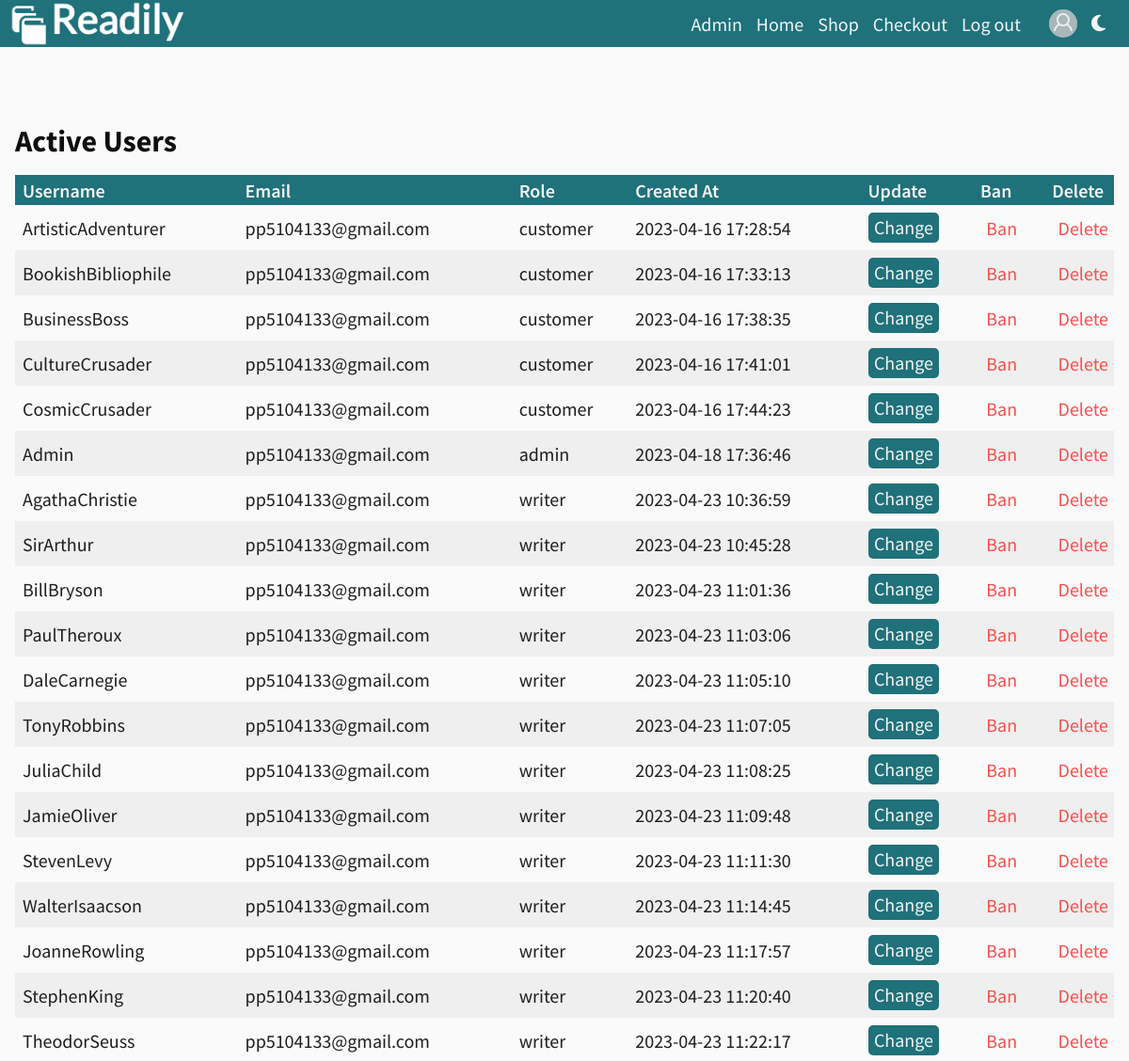
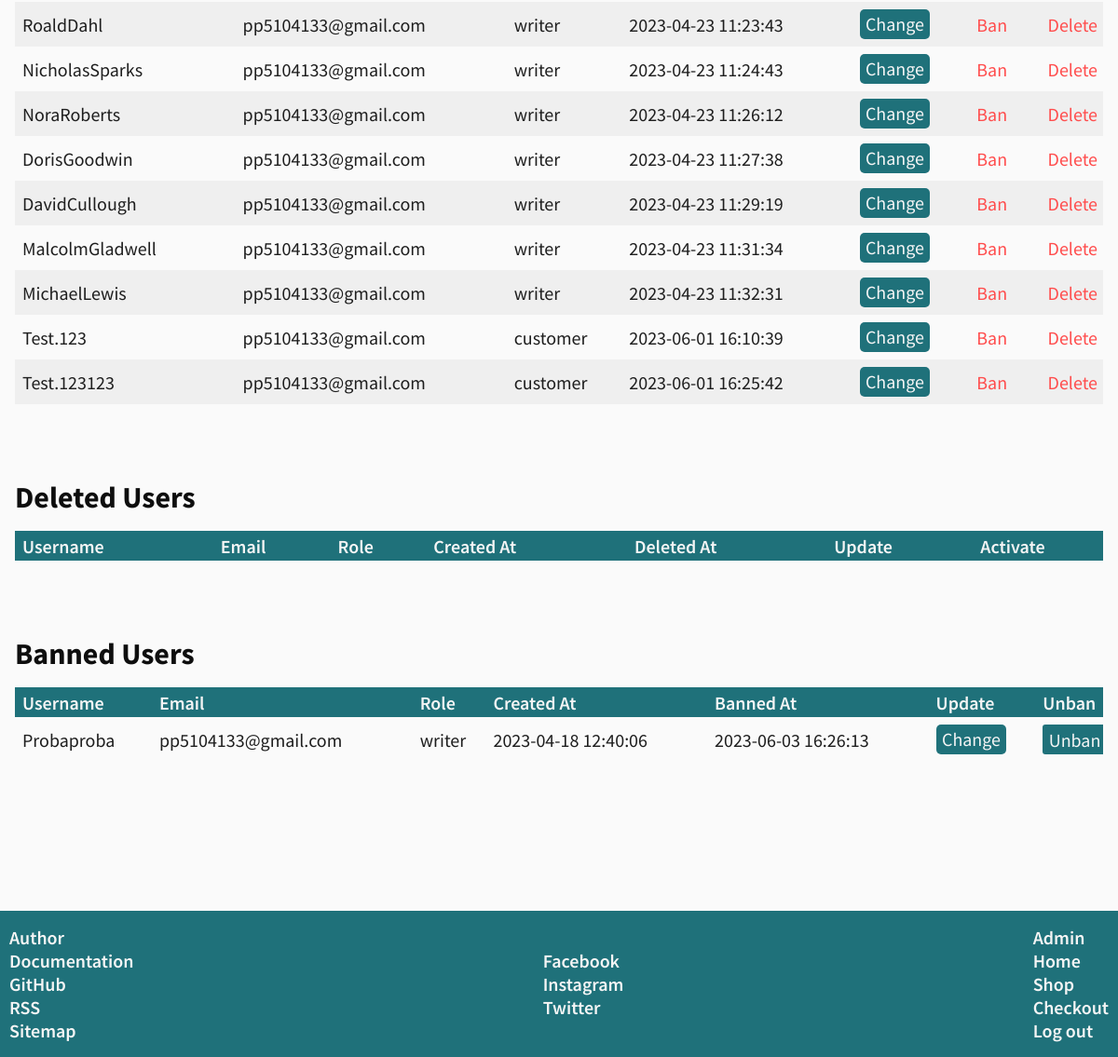
The app's page /index.php?page=admin-users (signed in) with its own data (2 pictures, top to bottom).
### tables this page shows
CREATE TABLE `link` (
  `id` int(2) NOT NULL,
  `name` varchar(20) NOT NULL,
  `href` varchar(50) NOT NULL,
  `appearance` int(2) NOT NULL,
  `id_target` int(2) NOT NULL,
  `id_link_type` int(2) NOT NULL
);

CREATE TABLE `user` (
  `id` int(10) NOT NULL,
  `first_name` varchar(50) NOT NULL,
  `last_name` varchar(50) NOT NULL,
  `username` varchar(50) NOT NULL,
  `email` varchar(50) NOT NULL,
  `password` varchar(50) NOT NULL,
  `phone` varchar(20) NOT NULL,
  `status` tinyint(1) NOT NULL DEFAULT 0,
  `token` varchar(50) NOT NULL,
  `is_active` tinyint(1) NOT NULL DEFAULT 1,
  `is_banned` tinyint(1) NOT NULL DEFAULT 0,
  `banned_at` timestamp NULL DEFAULT NULL,
  `created_at` timestamp NOT NULL DEFAULT current_timestamp(),
  `updated_at` timestamp NULL DEFAULT NULL,
  `deleted_at` timestamp NULL DEFAULT NULL,
  `address_id` int(3) DEFAULT NULL,
  `role_id` int(2) NOT NULL
);

CREATE TABLE `role` (
  `id` int(2) NOT NULL,
  `name` varchar(15) NOT NULL,
  `created_at` timestamp NOT NULL DEFAULT current_timestamp()
);

### models/header/functions.php (called while the page is built)
<?php
require_once "config/connection.php";
function headerLinks($userRole){
    global $conn;
    $query = "SELECT l.name, l.href FROM link as l
    INNER JOIN link_position as lp ON lp.link_id = l.id
    INNER JOIN position as p ON p.id = lp.position_id
    INNER JOIN link_role as lr ON lr.link_id = l.id
    INNER JOIN role as r ON r.id = lr.role_id
    WHERE p.name = 'header' AND r.name = :role
    ORDER BY l.appearance ASC";
    $statement = $conn->prepare($query);
    $statement->bindParam(":role",$userRole);
    $statement->execute();
    $links = $statement->fetchAll();
    return $links;
}
?>

### models/user/functions.php (called while the page is built, shortened)
<?php
function selectAllUsers(){
    global $conn;
    $query = 'SELECT user.id AS id, user.username AS username, user.email AS email, user.created_at AS created_at,
    user.deleted_at AS deleted_at, user.banned_at AS banned_at, user.is_active AS is_active, user.is_banned AS is_banned,
    role.name AS name
    FROM user JOIN role ON role.id = user.role_id';
    $statement = $conn->prepare($query);
    $statement->execute();
    $allUsers = $statement->fetchAll();
    $activeUsers = array();
    $deletedUsers = array();
    $bannedUsers = array();
    foreach ($allUsers as $user) {
        if ($user['is_active'] == 1) {
            $activeUsers[] = $user;
        } elseif ($user['is_active'] == 0 && $user['is_banned'] == 0) {
            $deletedUsers[] = $user;
        } elseif ($user['is_banned'] == 1) {
            $bannedUsers[] = $user;
        }
    }
    $userTable = new stdClass();
    $userTable->activeUsers = $activeUsers;
    $userTable->deletedUsers = $deletedUsers;
    $userTable->bannedUsers = $bannedUsers;
    return $userTable;
}
?>

### models/footer/functions.php (called while the page is built)
<?php
function allLinks($userRole){
    global $conn;
    $query = "SELECT l.name, l.href, lt.name AS 'target', ltype.name AS 'type', l.appearance FROM link as l
    INNER JOIN link_position as lp ON lp.link_id = l.id
    INNER JOIN position as p ON p.id = lp.position_id
    INNER JOIN link_role as lr ON lr.link_id = l.id
    INNER JOIN role as r ON r.id = lr.role_id
    INNER JOIN link_target as lt ON l.id_target = lt.id
    INNER JOIN link_type as ltype ON ltype.id = l.id_link_type
    WHERE p.name = 'footer' AND r.name = :role
    ORDER BY l.appearance ASC;";
    $statement = $conn->prepare($query);
    $statement->bindParam(":role",$userRole);
    $statement->execute();
    $links = $statement->fetchAll();
    $documentsLinks = array();
    $pageLinks = array();
    $socialMediaLinks = array();
    foreach($links as $link){
        if($link['type'] == 'document'){
            $documentsLinks[] = $link;
        }else if($link['type'] == 'link'){
            $pageLinks[] = $link;
        }else if($link['type'] == 'social media'){
            $socialMediaLinks[] = $link;
        }
    }
    $allLinks = new stdClass();
    $allLinks->documentsLinks = $documentsLinks;
    $allLinks->pageLinks = $pageLinks;
    $allLinks->socialMediaLinks = $socialMediaLinks;
    return $allLinks;
}
?>

### views/pages/admin-users.php (the view, shortened to what this page needs)
<?php
    require_once "models/global/functions.php";
    require_once "models/user/functions.php";
    try{
        $userTable = selectAllUsers();
    }catch(PDOException $ex){
        http_response_code(500);
        $errorMessageArray[] = 'Server error: ' . $ex->getMessage();
        echo json_encode($errorMessageArray);
    }
?>
</head>
<body>
<section id="admin-users-section" class="wrapper">
    <h2>Active Users</h2>
    <div class="table-container">
        <table id="table-active-users">
            <thead>
                <tr>
                    <th>Username</th>
                    <th>Email</th>
                    <th>Role</th>
                    <th>Created At</th>
                    <th>Update</th>
                    <th>Ban</th>
                    <th>Delete</th>
                </tr>
            </thead>
            <tbody>
                <?php foreach ($userTable->activeUsers as $user): ?>
                    <tr>
                        <td><?php echo $user['username']; ?></td>
                        <td><?php echo $user['email']; ?></td>
                        <td><?php echo $user['name']; ?></td>
                        <td><?php echo $user['created_at']; ?></td>
                        <td><a class="safe-option" href="index.php?page=user-profile&selected-user=<?=$user['id']?>">Change</a></td>
                        <td>
                            <form method="post" name="delivery-form" >
                                <input  class="danger-option ban-user" type="button" value="Ban">
                            </form>
                        </td>
                        <td>
                            <form method="post" name="delivery-form" >
                                <input class="danger-option delete-user" type="button" value="Delete">
                            </form>
                        </td>
                    </tr>
                <?php endforeach; ?>
            </tbody>
        </table>
    </div>
    <h2>Deleted Users</h2>
    <div class="table-container">
        <table id="table-deleted-users">
            <thead>
                <tr>
                    <th>Username</th>
                    <th>Email</th>
                    <th>Role</th>
                    <th>Created At</th>
                    <th>Deleted At</th>
                    <th>Update</th>
                    <th>Activate</th>
                </tr>
            </thead>
        </table>
    </div>
    <h2>Banned Users</h2>
    <div class="table-container">
        <table id="table-banned-users">
            <thead>
                <tr>
                    <th>Username</th>
                    <th>Email</th>
                    <th>Role</th>
                    <th>Created At</th>
                    <th>Banned At</th>
                    <th>Update</th>
                    <th>Unban</th>
                </tr>
            </thead>
            <tbody>
                <?php foreach ($userTable->bannedUsers as $user): ?>
                    <tr>
                        <td><?php echo $user['username']; ?></td>
                        <td><?php echo $user['email']; ?></td>
                        <td><?php echo $user['name']; ?></td>
                        <td><?php echo $user['created_at']; ?></td>
                        <td><?php echo $user['banned_at']; ?></td>
                        <td><a class="safe-option" href="index.php?page=user-profile&selected-user=<?=$user['id']?>">Change</a></td>
                        <td>
                            <form method="post" name="delivery-form" >
                                <input class="safe-option unban-user" type="button" value="Unban">
                            </form>
                        </td>
                    </tr>
                <?php endforeach; ?>
            </tbody>
        </table>
    </div>
</section>

### views/fixed/header.php (shortened to what this page needs)
<?php
    require_once "models/header/functions.php";
    require_once "models/global/functions.php";
    $role = 'unauthorised';
    if(isset($_SESSION['userRoleName'])){
        $role = $_SESSION['userRoleName'];
        $avatar_src = isset($_SESSION['userAvatarSrc']) ? $_SESSION['userAvatarSrc'] : 'default-avatar.jpg';
    }
    $links = headerLinks($role);
    $page = isset($_GET['page']) ? $_GET['page'] : "home";
?>
<header>
    <div id="header" class="wrapper">
        <a href="index.php?page=home">
            <img src="assets/images/logo.png" alt="logo" />
        </a>
        <ul id="header-navigation">
            <?php foreach($links as $link):?>
                <li><a href="index.php?page=<?=$link['href'] ?>"
                <?php if($page == $link['href'])echo('id="active-link"'); ?>><?=$link['name']?></a></li>
            <?php endforeach?>
        </ul>
        <div id="icons-container">
            <?php if(isset($_SESSION['userId'])){
                echo '
                <div>
                <a href="index.php?page=user-profile">
                    <img src="assets/images/avatars/' . $avatar_src . '" alt="user avatar">
                </a>
                </div>
                ';}
            ?>
            <i class="fa-solid fa-moon" id="dark-mode-icon" style="display: none;"></i>
        </div>
    </div>
</header>

### views/fixed/footer.php (shortened to what this page needs)
<?php
    require_once "models/footer/functions.php";
    $role = 'unauthorised';
    if(isset($_SESSION['userRoleName'])){
        $role = $_SESSION['userRoleName'];
    }
    $allLinks = allLinks($role);
?>
<footer>
    <div id="footer" class="wrapper">
        <ul id="docements-links">
            <?php foreach($allLinks->documentsLinks as $link):?>
                <li><a href="<?=$link['href'] ?>"
                target="<?=$link['target'] ?>"><?=$link['name']?></a></li>
            <?php endforeach?>
        </ul>
        <ul id="social-media-links">
            <?php foreach($allLinks->socialMediaLinks as $link):?>
                <li><a href="<?=$link['href'] ?>"
                target="_blank"><?=$link['name']?></a></li>
            <?php endforeach?>
        </ul>
        <ul id="pages-links">
            <?php foreach($allLinks->pageLinks as $link):?>
                <li><a href="index.php?page=<?=$link['href'] ?>"><?=$link['name']?></a></li>
            <?php endforeach?>
        </ul>
    </div>
</footer>
</body>

### records on screen
link: name "Admin"
link: name "Home"
link: name "Shop"
link: name "Checkout"
link: name "Log out"
user: username "ArtisticAdventurer", email "pp5104133@gmail.com", role.name "customer", created_at "2023-04-16 17:28:54"
user: username "BookishBibliophile", email "pp5104133@gmail.com", role.name "customer", created_at "2023-04-16 17:33:13"
user: username "BusinessBoss", email "pp5104133@gmail.com", role.name "customer", created_at "2023-04-16 17:38:35"
user: username "CultureCrusader", email "pp5104133@gmail.com", role.name "customer", created_at "2023-04-16 17:41:01"
user: username "CosmicCrusader", email "pp5104133@gmail.com", role.name "customer", created_at "2023-04-16 17:44:23"
user: username "Admin", email "pp5104133@gmail.com", role.name "admin", created_at "2023-04-18 17:36:46"
user: username "AgathaChristie", email "pp5104133@gmail.com", role.name "writer", created_at "2023-04-23 10:36:59"
user: username "SirArthur", email "pp5104133@gmail.com", role.name "writer", created_at "2023-04-23 10:45:28"
user: username "BillBryson", email "pp5104133@gmail.com", role.name "writer", created_at "2023-04-23 11:01:36"
user: username "PaulTheroux", email "pp5104133@gmail.com", role.name "writer", created_at "2023-04-23 11:03:06"
user: username "DaleCarnegie", email "pp5104133@gmail.com", role.name "writer", created_at "2023-04-23 11:05:10"
user: username "TonyRobbins", email "pp5104133@gmail.com", role.name "writer", created_at "2023-04-23 11:07:05"
user: username "JuliaChild", email "pp5104133@gmail.com", role.name "writer", created_at "2023-04-23 11:08:25"
user: username "JamieOliver", email "pp5104133@gmail.com", role.name "writer", created_at "2023-04-23 11:09:48"
user: username "StevenLevy", email "pp5104133@gmail.com", role.name "writer", created_at "2023-04-23 11:11:30"
user: username "WalterIsaacson", email "pp5104133@gmail.com", role.name "writer", created_at "2023-04-23 11:14:45"
user: username "JoanneRowling", email "pp5104133@gmail.com", role.name "writer", created_at "2023-04-23 11:17:57"
user: username "StephenKing", email "pp5104133@gmail.com", role.name "writer", created_at "2023-04-23 11:20:40"
user: username "TheodorSeuss", email "pp5104133@gmail.com", role.name "writer", created_at "2023-04-23 11:22:17"
user: username "RoaldDahl", email "pp5104133@gmail.com", role.name "writer", created_at "2023-04-23 11:23:43"
user: username "NicholasSparks", email "pp5104133@gmail.com", role.name "writer", created_at "2023-04-23 11:24:43"
user: username "NoraRoberts", email "pp5104133@gmail.com", role.name "writer", created_at "2023-04-23 11:26:12"
user: username "DorisGoodwin", email "pp5104133@gmail.com", role.name "writer", created_at "2023-04-23 11:27:38"
user: username "DavidCullough", email "pp5104133@gmail.com", role.name "writer", created_at "2023-04-23 11:29:19"
user: username "MalcolmGladwell", email "pp5104133@gmail.com", role.name "writer", created_at "2023-04-23 11:31:34"
user: username "MichaelLewis", email "pp5104133@gmail.com", role.name "writer", created_at "2023-04-23 11:32:31"
user: username "Test.123", email "pp5104133@gmail.com", role.name "customer", created_at "2023-06-01 16:10:39"
user: username "Test.123123", email "pp5104133@gmail.com", role.name "customer", created_at "2023-06-01 16:25:42"
user: username "Probaproba", email "pp5104133@gmail.com", role.name "writer", created_at "2023-04-18 12:40:06", banned_at "2023-06-03 16:26:13"
link: name "Author"
link: name "Documentation"
link: name "GitHub"
link: name "RSS"
link: name "Sitemap"
link: name "Facebook"
link: name "Instagram"
link: name "Twitter"
